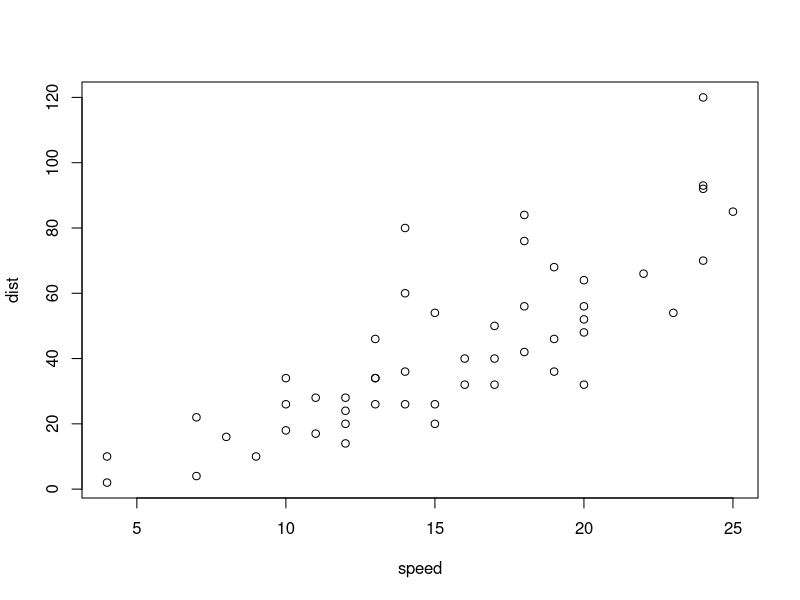
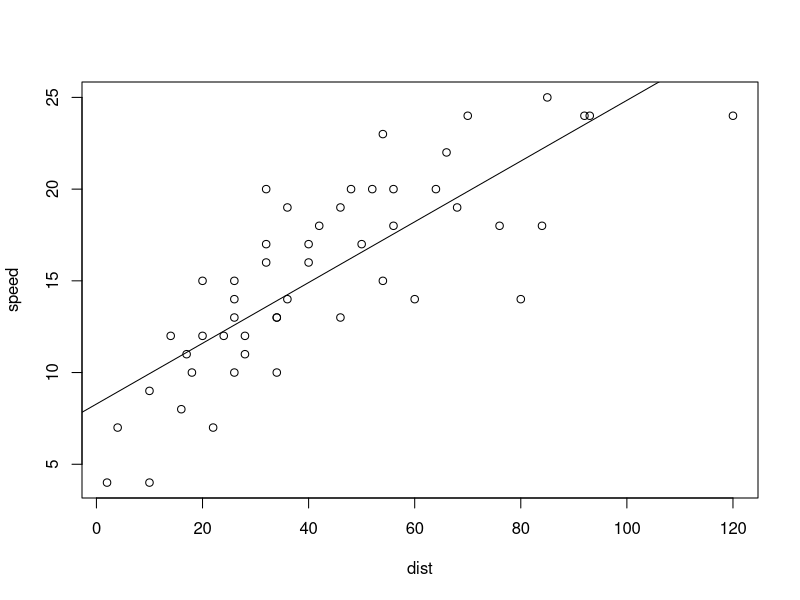
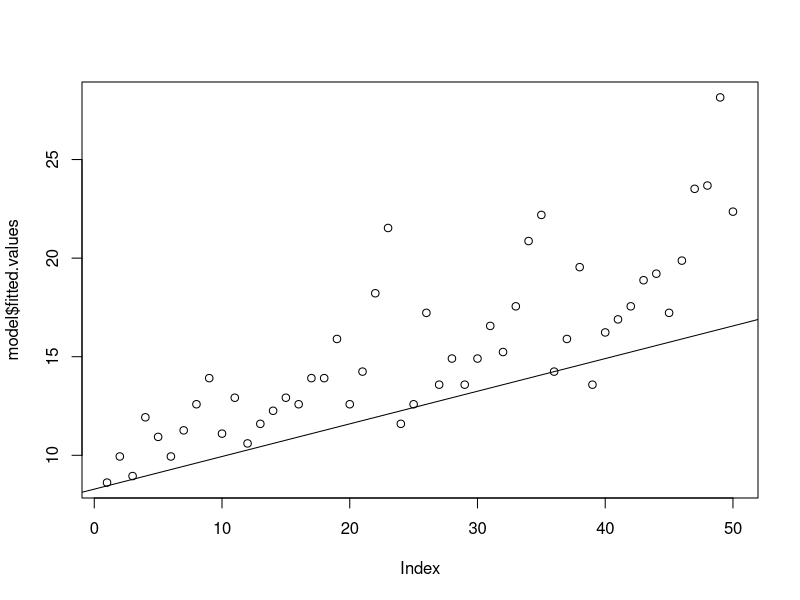
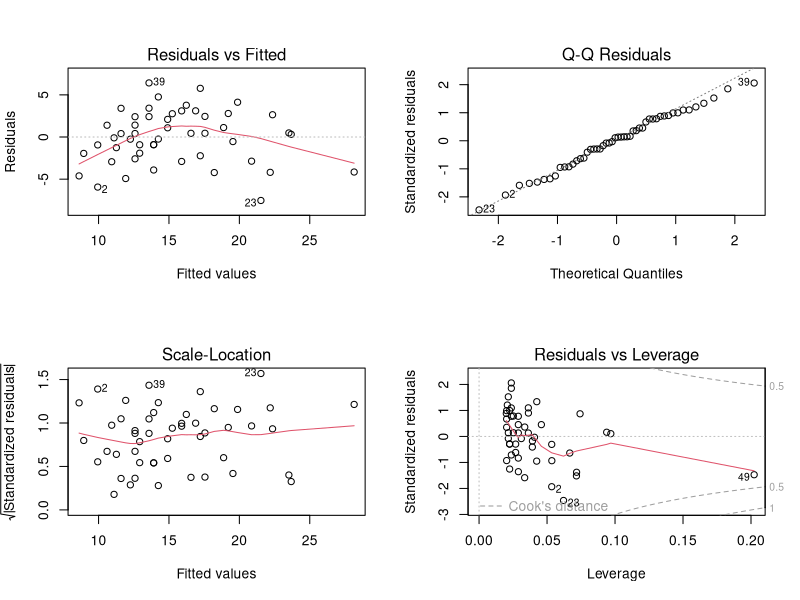
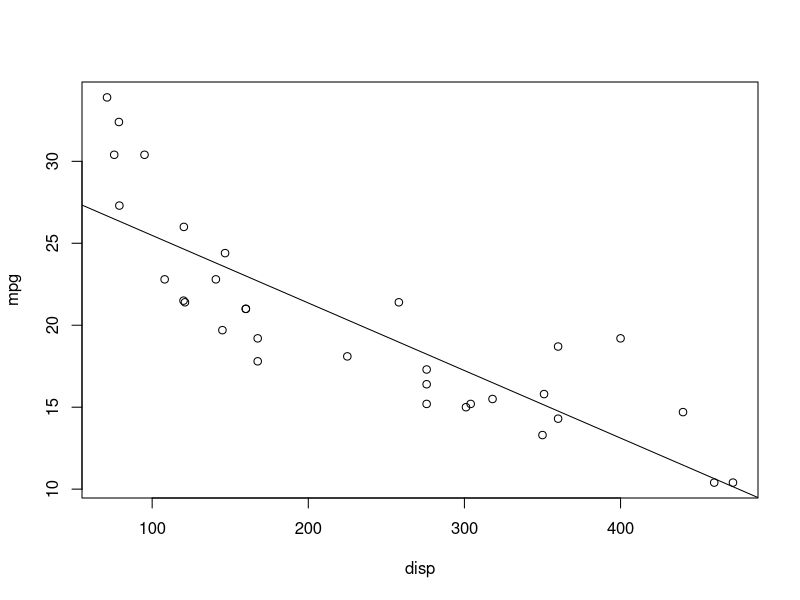

The R source for these figures, in order: (Note: this script raises an error after producing the figures.)
#Example with database 'cars'

#Linear Regression Single

#Read database
data(cars)
typeof(cars)
names(cars)
dim(cars)
head(cars, 10)
plot(cars)
summary(cars)

#Make a model
model <- lm(speed ~ dist, data = cars)
model
model$coefficients
model$coefficients[1] #intersection in y axys
model$coefficients[2] #inclination
summary(model)
plot(speed ~ dist, data = cars)
abline(model)

#predict for dist = 25
model$coefficients[1] + model$coefficients[2] * 25
#or
predict(model, data.frame(dist=25))

#validation model
##residuals
model$residuals
##fitted values
model$fitted.values
plot(model$fitted.values) #fitted values
abline(model)
##validation graphs
par(mfrow = c(2, 2))
plot(model)
par(mfrow = c(1, 1))

#Multiple Linear Regression
data("mtcars")
dim(mtcars)
cor(mtcars[1:4])

#make model
model2 <- lm(mpg ~ disp, data = mtcars)
model2
summary(model2)$r.squared
summary(model2)$adj.r.squared
plot(mpg ~disp, data=mtcars)
abline(model2)
predict(model2, data.frame(disp=200))
plot(model3)

model3 <- lm(mpg ~ disp + hp + cyl, data=mtcars)
model3
summary(model3)$r.squared
summary(model3)$adj.r.squared
predict(model3, data.frame(disp=200, hp=100, cyl=4))
plot(model3)
